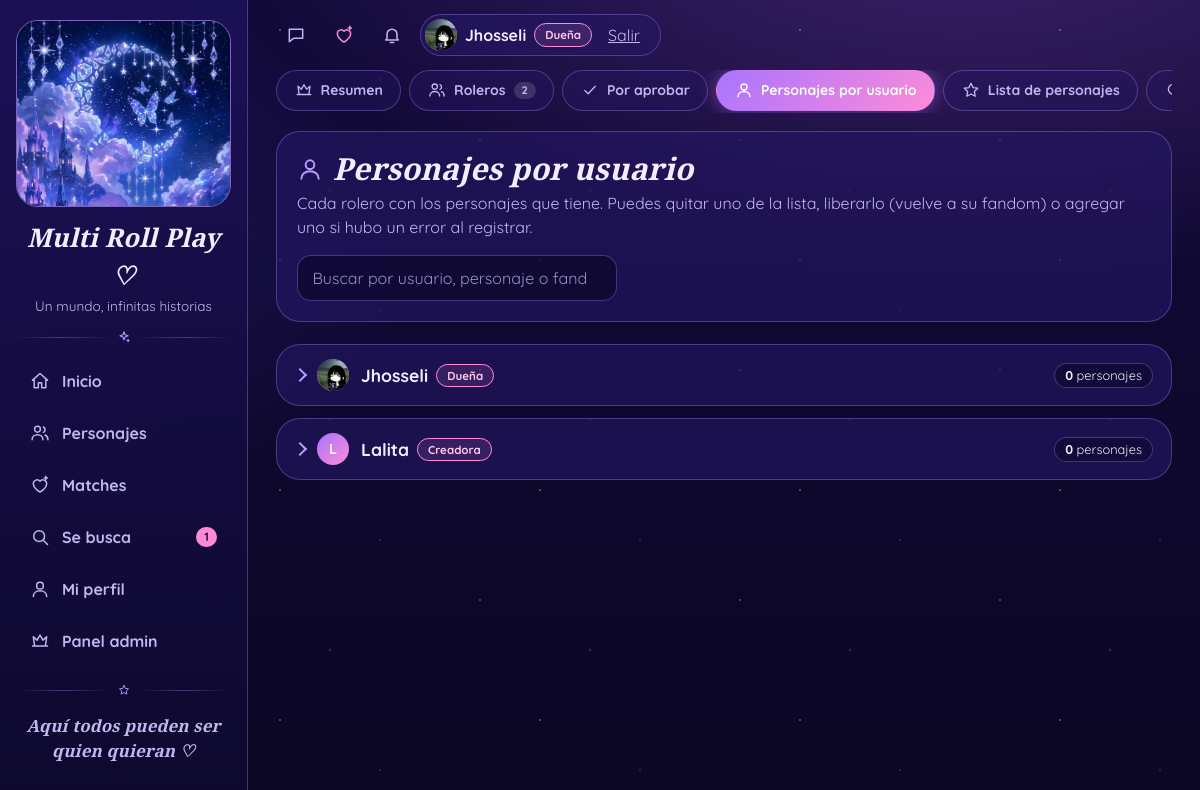
Page /admin/personajes (signed in) on the committed database.
### app.py (models this page shows)
class Usuario(UserMixin, db.Model):
    id = db.Column(db.Integer, primary_key=True)
    username = db.Column(db.String(80), unique=True, nullable=False)
    password_hash = db.Column(db.String(200), nullable=False)
    role = db.Column(db.String(20), default='user')       # 'user', 'admin', 'owner' (dueña) o 'creator' (creadora)
    puntos = db.Column(db.Integer, default=0)
    is_approved = db.Column(db.Boolean, default=False)         # lo aprueba un admin
    foto_url = db.Column(db.String(300), nullable=True)        # foto de perfil
    bio = db.Column(db.String(300), nullable=True)             # presentación breve
    personajes = db.relationship('Personaje', backref='dueno', lazy=True, cascade='save-update, merge')
    solicitudes = db.relationship('Solicitud', backref='autor', lazy=True,
                                  cascade='all, delete-orphan')
    @property
    def es_dueno(self):          # nivel máximo: la dueña del grupo y la creadora tienen los mismos permisos
        return self.role in ('owner', 'creator')
    @property
    def es_admin(self):          # el nivel máximo también tiene poderes de admin
        return self.role in ('admin', 'owner', 'creator')
    @property
    def etiqueta_rol(self):
        return ('Creadora' if self.role == 'creator' else 'Dueña' if self.role == 'owner'
                else 'Admin' if self.es_admin else 'Rolero')

### app.py (the view)
@app.route('/admin/personajes')
@admin_required
def admin_personajes():
    usuarios = orden_usuarios(Usuario.query.options(joinedload(Usuario.personajes)).all())
    fandoms = sorted({etiqueta_fandom(p.fandom) for p in Personaje.query.all()}, key=str.lower)
    return render_template('admin_personajes.html', usuarios=usuarios, fandoms=fandoms,
                           stats=datos_admin(), activa='personajes')

### app.py (called while the page is built)
@login_manager.user_loader
def load_user(user_id):
    return db.session.get(Usuario, int(user_id))

def listar_pistas():
    carpeta = os.path.join(BASE_DIR, 'static', 'audio')
    try:
        nombres = sorted(f for f in os.listdir(carpeta) if f.lower().endswith(('.mp3', '.ogg', '.m4a', '.wav')))
    except OSError:
        nombres = []
    pistas = []
    for f in nombres:
        titulo = re.sub(r'^\d+[_\-\s]*', '', os.path.splitext(f)[0]).replace('_', ' ').strip()
        pistas.append({'archivo': url_for('static', filename='audio/' + f), 'titulo': titulo.capitalize() or f})
    return pistas

def avatar(usuario, clase=''):
    if usuario is not None and getattr(usuario, 'foto_url', None):
        return Markup('<img class="avatar %s" src="%s" alt="" loading="lazy">') % (clase, usuario.foto_url)
    inicial = (getattr(usuario, 'username', '?') or '?')[0].upper()
    return Markup('<span class="avatar %s">%s</span>') % (clase, inicial)

def admin_required(f):
    from functools import wraps
    @wraps(f)
    @login_required
    def envoltura(*args, **kwargs):
        if not current_user.es_admin:
            abort(403)
        return f(*args, **kwargs)
    return envoltura

def csrf_token():
    if '_csrf' not in session:
        session['_csrf'] = secrets.token_hex(16)
    return session['_csrf']

@app.before_request
def proteger_csrf():
    if request.method == 'POST':
        enviado = request.form.get('_csrf') or request.headers.get('X-CSRF-Token', '')
        if not hmac.compare_digest(session.get('_csrf', '').encode(), enviado.encode()):
            abort(400)

def orden_usuarios(usuarios):
    usuarios = sorted(usuarios, key=lambda u: ((u.username or '').lower()))
    usuarios.sort(key=lambda u: 0 if u.es_dueno else 1 if u.es_admin else 2)
    return usuarios

def datos_admin():
    total = Personaje.query.count()
    libres = Personaje.query.filter(Personaje.usuario_id.is_(None)).count()
    return {
        'usuarios': Usuario.query.filter_by(is_approved=True).count(),
        'pendientes': Usuario.query.filter_by(is_approved=False).count(),
        'personajes': total - libres, 'catalogo': total, 'libres': libres,
        'busquedas': Solicitud.query.filter_by(estado=SE_BUSCA).count(),
        'conexiones': Match.query.filter_by(estado='match').count(),
        'por_estado': {e: Personaje.query.filter(Personaje.usuario_id.isnot(None), Personaje.estado_rol == e).count()
                       for e, _ in ESTADOS},
    }

### templates/admin_personajes.html (shortened to what this page needs)
{% extends "base.html" %}
{% from "_fila_personaje.html" import fila with context %}
{% block content %}
{% include "_tabs_admin.html" %}
<section class="panel seccion">
  <h1 class="titulo-seccion cursivo" style="margin-bottom:4px">{{ ico('user', 26) }}Personajes por usuario</h1>
  <p class="suave" style="margin-top:0">Cada rolero con los personajes que tiene. Puedes quitar uno de la lista, liberarlo (vuelve a su fandom) o agregar uno si hubo un error al registrar.</p>
  <input id="buscar-usuarios" class="campo buscador" style="margin:0" type="search" placeholder="Buscar por usuario, personaje o fandom…" aria-label="Buscar">
</section>
<div id="bloques-usuarios" data-filtro-bloques="#buscar-usuarios">
{% for u in usuarios %}
<details class="panel acordeon usuario-bloque" data-bloque data-texto="{{ u.username|lower }}{% for p in u.personajes %} {{ p.nombre|lower }} {{ p.fandom|lower }}{% endfor %}" {% if u.personajes %}open{% endif %}>
  <summary>
    {{ avatar(u, 'avatar-sm') }}
    <span class="acordeon-nombre"><a href="{{ url_for('perfil_usuario', uid=u.id) }}">{{ u.username }}</a>
      {% if u.es_admin %}<span class="insignia {{ 'insignia-dueno' if u.es_dueno else 'insignia-admin' }}">{{ u.etiqueta_rol }}</span>{% endif %}
      {% if not u.is_approved %}<span class="insignia insignia-pend">Pendiente</span>{% endif %}</span>
    <span class="contadores"><span class="cont"><b data-total>{{ u.personajes|length }}</b> personaje{{ '' if u.personajes|length == 1 else 's' }}</span></span>
  </summary>
</details>
{% endfor %}
</div>
{% endblock %}

### templates/base.html (shortened to what this page needs)
<!DOCTYPE html>
<html lang="es">
<head>
  <link rel="stylesheet" href="{{ url_for('static', filename='css/style.css') }}">
</head>
<body data-csrf="{{ csrf_token() }}">
{% set ep = request.endpoint %}
<div class="app">
  <aside id="menu" class="sidebar">
    <a href="{{ url_for('home') }}" class="logo-marco" aria-label="Inicio">
      <img src="{{ url_for('static', filename='img/logo.jpg') }}" alt="">
    </a>
    <div class="text-center mt-3">
      <div class="cursivo marca-nombre">{{ NOMBRE_SITIO }} ♡</div>
      <div class="suave" style="font-size:.85rem">{{ LEMA_SITIO }}</div>
    </div>
    <div class="divisor">{{ ico('sparkle', 14) }}</div>
    <nav>
      <a class="nav-link {{ 'activo' if ep == 'home' }}" href="{{ url_for('home') }}">{{ ico('home') }}Inicio</a>
      {% if current_user.is_authenticated %}
      <a class="nav-link {{ 'activo' if ep in ('personajes', 'personaje') }}" href="{{ url_for('personajes') }}">{{ ico('users') }}Personajes</a>
      <a class="nav-link {{ 'activo' if ep in ('descubrir', 'matches', 'conexiones', 'chat') }}" href="{{ url_for('matches') if matches_nuevos else url_for('descubrir') }}">{{ ico('heart-spark') }}Matches
        {% if matches_nuevos %}<span class="contador">{{ matches_nuevos }}</span>{% endif %}</a>
      <a class="nav-link {{ 'activo' if ep == 'solicitados' }}" href="{{ url_for('solicitados') }}">{{ ico('search') }}Se busca
        {% if busquedas_abiertas %}<span class="contador">{{ busquedas_abiertas }}</span>{% endif %}</a>
      <a class="nav-link {{ 'activo' if ep in ('profile', 'perfil_usuario', 'personaje_nuevo', 'personaje_editar') }}" href="{{ url_for('profile') }}">{{ ico('user') }}Mi perfil</a>
      {% if current_user.es_admin %}
      <a class="nav-link {{ 'activo' if ep == 'admin' }}" href="{{ url_for('admin') }}">{{ ico('crown') }}Panel admin</a>
      {% endif %}
      {% else %}
      <a class="nav-link {{ 'activo' if ep == 'login' }}" href="{{ url_for('login') }}">{{ ico('user') }}Entrar</a>
      <a class="nav-link {{ 'activo' if ep == 'register' }}" href="{{ url_for('register') }}">{{ ico('sparkle') }}Registrarse</a>
      {% endif %}
    </nav>
    <div style="margin-top:auto">
      <div class="divisor">{{ ico('star', 12) }}</div>
      <p class="suave text-center cursivo" style="font-size:1.05rem">Aquí todos pueden ser quien quieran ♡</p>
    </div>
  </aside>
  <div class="contenido">
    <header class="topbar">
      {% set pistas = listar_pistas() %}
      {% if current_user.is_authenticated %}
        <button type="button" class="icono-btn" id="chat-btn" aria-label="Mensajes{% if chat_sin_leer %} ({{ chat_sin_leer }} sin leer){% endif %}" title="Mensajes" aria-controls="chat-dock" aria-expanded="false">
          {{ ico('message', 20) }}<span class="contador contador-btn" id="chat-contador" {% if not chat_sin_leer %}hidden{% endif %}>{{ chat_sin_leer }}</span></button>
        <a href="{{ url_for('matches') }}" class="icono-btn corazon" aria-label="Matches{% if matches_nuevos %} ({{ matches_nuevos }} nuevos){% endif %}" title="Matches">
          {{ ico('heart-spark', 20) }}{% if matches_nuevos %}<span class="punto"></span>{% endif %}</a>
        <a href="{{ url_for('conexiones') }}" class="icono-btn" aria-label="Solicitudes{% if solicitudes_pendientes %} ({{ solicitudes_pendientes }} nuevas){% endif %}" title="Solicitudes">
          {{ ico('bell', 20) }}{% if solicitudes_pendientes %}<span class="punto"></span>{% endif %}</a>
        <div class="pastilla-usuario">
          <a href="{{ url_for('profile') }}" class="pastilla-perfil" aria-label="Mi perfil">
            {{ avatar(current_user, 'avatar-sm') }}
            <span class="pastilla-nombre">{{ current_user.username }}</span>
            {% if current_user.es_admin %}<span class="insignia {{ 'insignia-dueno' if current_user.es_dueno else 'insignia-admin' }}">{{ current_user.etiqueta_rol }}</span>{% endif %}
          </a>
          <form method="post" action="{{ url_for('logout') }}" style="display:inline">
            <button class="enlace-salir">Salir</button>
          </form>
        </div>
      {% endif %}
    </header>
    <main>
      {% block content %}{% endblock %}
    </main>
  </div>
</div>
</body>
</html>

### rows in the picture
Usuario: foto_url (picture), username "Jhosseli", etiqueta_rol "Dueña", personajes|length "0", personajes "s"
Usuario: foto_url+username "L", username "Lalita", etiqueta_rol "Creadora", personajes|length "0", personajes "s"

### other values in the picture
{{ NOMBRE_SITIO }} "Multi Roll Play"
{{ LEMA_SITIO }} "Un mundo, infinitas historias"
{{ busquedas_abiertas }} "1"
{{ stats.usuarios }} "2"
